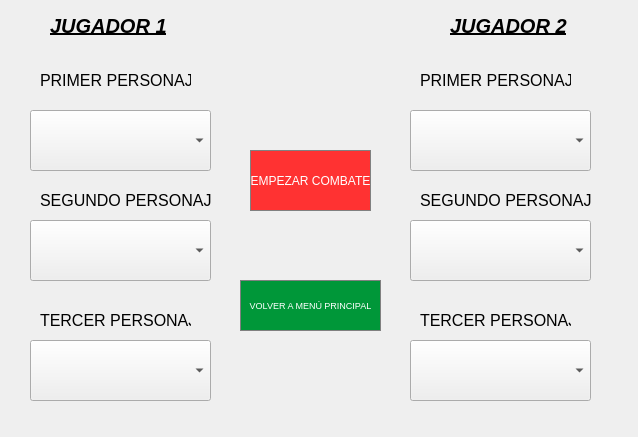
<?xml version="1.0" encoding="UTF-8"?>
<ui version="4.0">
 <class>screenpersonajes</class>
 <widget class="QDialog" name="screenpersonajes">
  <property name="geometry">
   <rect>
    <x>0</x>
    <y>0</y>
    <width>638</width>
    <height>437</height>
   </rect>
  </property>
  <property name="windowTitle">
   <string>Dialog</string>
  </property>
  <widget class="QComboBox" name="seleccion1">
   <property name="geometry">
    <rect>
     <x>30</x>
     <y>110</y>
     <width>181</width>
     <height>61</height>
    </rect>
   </property>
  </widget>
  <widget class="QComboBox" name="seleccion2">
   <property name="geometry">
    <rect>
     <x>30</x>
     <y>220</y>
     <width>181</width>
     <height>61</height>
    </rect>
   </property>
  </widget>
  <widget class="QComboBox" name="seleccion3">
   <property name="geometry">
    <rect>
     <x>30</x>
     <y>340</y>
     <width>181</width>
     <height>61</height>
    </rect>
   </property>
  </widget>
  <widget class="QLabel" name="label_1">
   <property name="geometry">
    <rect>
     <x>50</x>
     <y>10</y>
     <width>131</width>
     <height>31</height>
    </rect>
   </property>
   <property name="font">
    <font>
     <pointsize>15</pointsize>
     <weight>75</weight>
     <italic>true</italic>
     <bold>true</bold>
     <underline>true</underline>
    </font>
   </property>
   <property name="text">
    <string>JUGADOR 1</string>
   </property>
  </widget>
  <widget class="QLabel" name="label_2">
   <property name="geometry">
    <rect>
     <x>40</x>
     <y>70</y>
     <width>151</width>
     <height>21</height>
    </rect>
   </property>
   <property name="font">
    <font>
     <pointsize>12</pointsize>
    </font>
   </property>
   <property name="text">
    <string>PRIMER PERSONAJE</string>
   </property>
  </widget>
  <widget class="QLabel" name="label_3">
   <property name="geometry">
    <rect>
     <x>40</x>
     <y>190</y>
     <width>171</width>
     <height>21</height>
    </rect>
   </property>
   <property name="font">
    <font>
     <pointsize>12</pointsize>
    </font>
   </property>
   <property name="text">
    <string>SEGUNDO PERSONAJE</string>
   </property>
  </widget>
  <widget class="QLabel" name="label_4">
   <property name="geometry">
    <rect>
     <x>40</x>
     <y>310</y>
     <width>151</width>
     <height>21</height>
    </rect>
   </property>
   <property name="font">
    <font>
     <pointsize>12</pointsize>
    </font>
   </property>
   <property name="text">
    <string>TERCER PERSONAJE</string>
   </property>
  </widget>
  <widget class="QComboBox" name="seleccion4">
   <property name="geometry">
    <rect>
     <x>410</x>
     <y>220</y>
     <width>181</width>
     <height>61</height>
    </rect>
   </property>
  </widget>
  <widget class="QComboBox" name="seleccion5">
   <property name="geometry">
    <rect>
     <x>410</x>
     <y>340</y>
     <width>181</width>
     <height>61</height>
    </rect>
   </property>
  </widget>
  <widget class="QComboBox" name="seleccion6">
   <property name="geometry">
    <rect>
     <x>410</x>
     <y>110</y>
     <width>181</width>
     <height>61</height>
    </rect>
   </property>
  </widget>
  <widget class="QLabel" name="label_5">
   <property name="geometry">
    <rect>
     <x>450</x>
     <y>10</y>
     <width>131</width>
     <height>31</height>
    </rect>
   </property>
   <property name="font">
    <font>
     <pointsize>15</pointsize>
     <weight>75</weight>
     <italic>true</italic>
     <bold>true</bold>
     <underline>true</underline>
    </font>
   </property>
   <property name="text">
    <string>JUGADOR 2</string>
   </property>
  </widget>
  <widget class="QLabel" name="label_6">
   <property name="geometry">
    <rect>
     <x>420</x>
     <y>70</y>
     <width>151</width>
     <height>21</height>
    </rect>
   </property>
   <property name="font">
    <font>
     <pointsize>12</pointsize>
    </font>
   </property>
   <property name="text">
    <string>PRIMER PERSONAJE</string>
   </property>
  </widget>
  <widget class="QLabel" name="label_7">
   <property name="geometry">
    <rect>
     <x>420</x>
     <y>310</y>
     <width>151</width>
     <height>21</height>
    </rect>
   </property>
   <property name="font">
    <font>
     <pointsize>12</pointsize>
    </font>
   </property>
   <property name="text">
    <string>TERCER PERSONAJE</string>
   </property>
  </widget>
  <widget class="QLabel" name="label_8">
   <property name="geometry">
    <rect>
     <x>420</x>
     <y>190</y>
     <width>171</width>
     <height>21</height>
    </rect>
   </property>
   <property name="font">
    <font>
     <pointsize>12</pointsize>
    </font>
   </property>
   <property name="text">
    <string>SEGUNDO PERSONAJE</string>
   </property>
  </widget>
  <widget class="QPushButton" name="startcombatbutton">
   <property name="geometry">
    <rect>
     <x>250</x>
     <y>150</y>
     <width>121</width>
     <height>61</height>
    </rect>
   </property>
   <property name="styleSheet">
    <string notr="true">QPushButton {
  background-color: rgb(255, 50, 50);
  color: white; 
  border: 1px solid gray;
}

QPushButton:pressed {
    background-color: qlineargradient(x1: 0, y1: 0, x2: 0, y2: 1,
                                      stop: 0 #FF3822, stop: 1 #FF5720);
}</string>
   </property>
   <property name="text">
    <string>EMPEZAR COMBATE</string>
   </property>
  </widget>
  <widget class="QPushButton" name="volvermenubutton">
   <property name="geometry">
    <rect>
     <x>240</x>
     <y>280</y>
     <width>141</width>
     <height>51</height>
    </rect>
   </property>
   <property name="font">
    <font>
     <pointsize>7</pointsize>
    </font>
   </property>
   <property name="styleSheet">
    <string notr="true">QPushButton {
  background-color: rgb(0, 151, 57);
  color: white; 
  border: 1px solid gray;
}

QPushButton:pressed {
    background-color: qlineargradient(x1: 0, y1: 0, x2: 0, y2: 1,
                                      stop: 0 #007832, stop: 1 #009739);
}</string>
   </property>
   <property name="text">
    <string>VOLVER A MENÚ PRINCIPAL</string>
   </property>
  </widget>
 </widget>
 <resources/>
 <connections/>
</ui>
